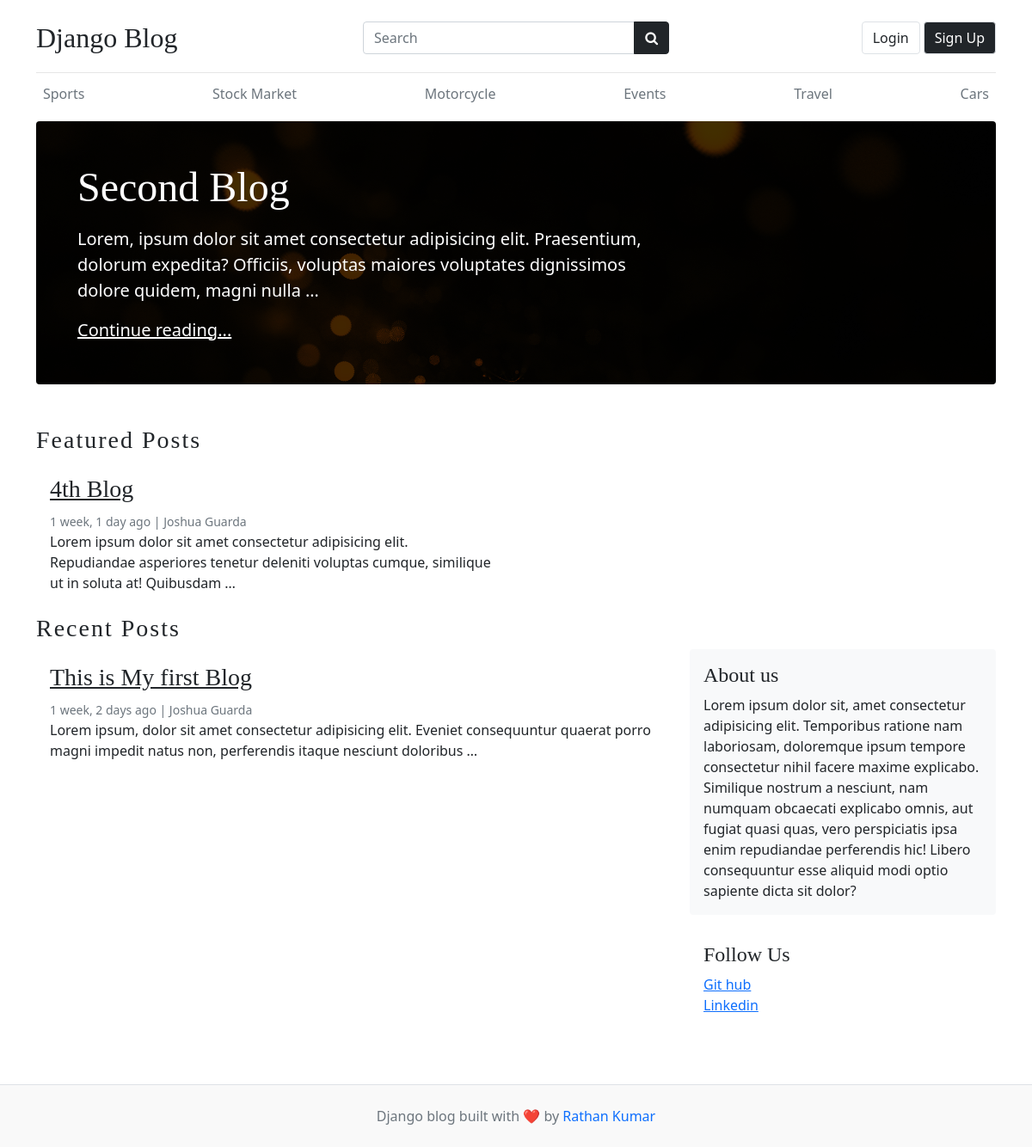
The page / on the database its author committed.
### blogs/models.py (models this page shows, shortened)
class Category(models.Model):
    category_name = models.CharField(max_length=50, unique= True)
    created_at = models.DateTimeField(auto_now_add=True)
    updated_at = models.DateTimeField(auto_now=True)
    def __str__(self) -> str:
        return self.category_name
    class Meta:
        verbose_name_plural = 'Categories'

class Blog(models.Model):
    title = models.CharField(max_length=100)
    slug = models.SlugField(max_length=150,unique=True, blank=True) # Slug is the - in the url This-is-My-first-Blog --> this should automatically created check setup in your admin.py
    category=models.ForeignKey(Category,on_delete=models.CASCADE)# if you delete the Category all Blog under that Category is deleted
    author = models.ForeignKey(User,on_delete=models.CASCADE)
    featured_image = models.ImageField(upload_to='uploads/%Y/%m/%d') # the Image uploaded will go to this directory NOTE: this directory will be create automatically using the declared name in upload_to
    short_description= models.TextField(max_length=500)
    blog_body=models.TextField(max_length=2000)
    status = models.CharField(choices=STATUS_CHOICES, default='Draft')  # the model field will depend on the choices since we use 0,1 as value that is why we use IntegerField
    is_featured= models.BooleanField(default = False)
    created_at = models.DateTimeField(auto_now_add=True)
    updated_at = models.DateTimeField(auto_now=True)

class About(models.Model):
    about_heading = models.CharField(max_length=25)
    about_body = models.TextField(max_length=500)
    class Meta:
        verbose_name_plural = 'About'

class Socials(models.Model):
    social_name= models.CharField(max_length=50)
    link = models.URLField(max_length=100)
    created_at = models.DateTimeField(auto_now_add=True)
    updated_at = models.DateTimeField(auto_now=True)
    class Meta:
        verbose_name_plural = 'Social Links'

### my_blog/views.py (the view)
def home(request):
    categories = Category.objects.all()  # THIS IS OPTIONAL TO DECLARE SINCE WE ALREADY HAVE THE CONTEXT PROCESSOR for the categories
    featured_post = Blog.objects.filter(is_featured = True, status='Published').order_by('-updated_at')
    un_featured_post = Blog.objects.filter(is_featured = False, status='Published').order_by('-updated_at')
    try:
        about = About.objects.get()
        socials =Socials.objects.all()
    except:
        about = None
        socials= None
    context = {
        'categories':categories, # THIS IS OPTIONAL TO DECLARE SINCE WE ALREADY HAVE THE CONTEXT PROCESSOR for the categories
        'featured_post':featured_post,
        'un_featured_post':un_featured_post,
        'about':about,
        'socials':socials
    }
    return render(request,'home.html',context)

### blogs/context_processors.py (called while the page is built)
def get_categories(request):
    categories = Category.objects.all()
    return dict(categories=categories)

def get_socials(request):
    socials = Socials.objects.all()
    return dict(socials=socials)

### templates/home.html (shortened to what this page needs)
{% extends "base.html" %}
{% load static %}
    {% block content %}
        {% for post in featured_post %}
            {% if forloop.first %}
                <div
                    class="jumbotron p-3 p-md-5 text-white rounded bg-dark"
                    style="
                        background-image: url({% static 'images/golden_burst.jpg'%});
                        background-blend-mode: overlay;
                        background-size: cover;
                    ">
                    <div class="col-md-8 px-0">
                        <h1 class="display-4 font-italic">{{post.title}}</h1>
                        <p class="lead my-3 ">
                            {{post.short_description | truncatewords:20}}
                        </p>
                        <p class="lead mb-0"><a href="{%url 'blogs' post.slug%}" class="text-white font-weight-bold">Continue reading...</a></p>
                    </div>
                </div>
            {% endif %}
        {% endfor %}
        <h3 class="text-upppercase text-dark pt-5" style="letter-spacing: 2px;">Featured Posts</h3>
        <div class="row mb-2">
            {% for post in featured_post %}
                {% if not forloop.first %}
                    <div class="col-md-6">
                        <div class="card border-0">
                            <div class="card-body">
                                <h3><a href="{%url 'blogs' post.slug%}" class='text-dark'>{{post.title}}</a></h3>
                                <small class="mb-1 text-muted">{{post.created_at| timesince}} ago | {{post.author.first_name}} {{post.author.last_name}}</small>
                                <p class="card-text">
                                {{post.short_description | truncatewords:20}}
                                </p>
                            </div>
                        </div>
                    </div>
                {% endif %}
            {% endfor %}
        </div>
        <h3 class="text-upppercase text-dark" style="letter-spacing: 2px;">Recent Posts</h3>
        <main role="main" class="container p-0">
            <div class="row">
                <div class="col-md-8 blog-main">
                    {% for post in un_featured_post  %}
                        <div class="card border-0">
                            <div class="card-body">
                                <h3><a href="{%url 'blogs' post.slug%}"class='text-dark'>{{post.title}}</a></h3>
                                <small class="mb-1 text-muted">{{post.created_at| timesince}} ago | {{post.author.first_name}} {{post.author.last_name}}</small>
                                <p class="card-text">
                                {{post.short_description |truncatewords:20}}
                                </p>
                            </div>
                        </div>
                    {% endfor %}
                </div>
                <aside class="col-md-4 blog-sidebar">
                    <div class="p-3 mb-3 bg-light rounded">
                        <h4 class="font-italic">{{about.about_heading}}</h4>
                        <p class="mb-0">
                            {{about.about_body}}
                        </p>
                    </div>
                    <div class="p-3">
                        <h4 class="font-italic">Follow Us</h4>
                        <ol class="list-unstyled">
                            {% for social in socials %}
                                <li><a href={{social.link}}>{{social.social_name}}</a></li>
                            {% endfor %}
                        </ol>
                    </div>
                </aside>
            </div>
        </main>
    </div>
{% endblock content %}

### templates/base.html (shortened to what this page needs)
{% load static %}
<!DOCTYPE html>
<html lang="en">
    <head>
        <link href="https://cdn.jsdelivr.net/npm/bootstrap@5.0.2/dist/css/bootstrap.min.css" rel="stylesheet">
        <link rel="stylesheet" href="https://cdnjs.cloudflare.com/ajax/libs/font-awesome/4.7.0/css/font-awesome.min.css">
        <link type='text/css' href="{% static 'css/blog.css' %}" rel="stylesheet" />
    </head>
    <body>
        {% if hide_nav %}
        {% else %}
        <div class="container">
            <header class="blog-header py-3">
                <nav>
                    <div class="row flex-nowrap justify-content-between align-items-center">
                        <div class="col-12 col-md-4 pt-1">
                            <a class="blog-header-logo text-dark text-decoration-none  fs-2" href="/">Django Blog</a>
                        </div>
                        <div class="col-12 col-md-4  pt-1">
                            <form action="{%url 'search' %}" method="GET">
                                <div class="input-group">
                                    <input class="form-control" type="text" placeholder="Search" value="{{keyword}}" name="keyword" aria-label="Search"/>
                                    <button class="btn btn-dark" id="button-search" type="submit">
                                        <i class="fa fa-search"></i>
                                    </button>
                                </div>
                            </form>
                        </div>
                        <div class="col-12 col-md-4 pt-1 d-flex">
                            {% if user.is_authenticated%}
                            <ul class="navbar-nav ms-auto gap-2 d-flex">
                                {% comment %} {% if user.is_superuser%}
                                    <span class="text-sm text-muted UserProf">Welcome, {{user.username.capitalize}}</span>
                                {% else %}
                                {% endif %}
                                {% endcomment %}
                                <ul class="navbar-nav ms-auto d-flex flex-row gap-3">
                                    <li class="nav-item">
                                        <span class="text-sm text-muted UserProf">Welcome, {{user.first_name.capitalize}}</span>
                                    </li>
                                    <li class="nav-item">
                                        <button type="button" id="login-btn" class="btn btn-danger fw-normal btn-md lead border" onclick="location.href='{%url 'logout'%}'">
                                            Logout
                                        </button>
                                    </li>
                                </ul>
                                {% else %}
                                <ul class="navbar-nav ms-auto d-flex flex-row gap-1">
                                    <li class="nav-item">
                                        <a href="{% url 'login' %}" class="btn btn-md border lead">Login</a>
                                    </li>
                                    <li class="nav-item">
                                        <a href="{% url 'register' %}" class="btn btn-md btn-dark border lead">Sign Up</a>
                                    </li>
                                </ul>
                            {% endif %}
                        </div>
                    </div>
                </nav>
            </header>
        {% endif %}
        {% if hide_category %}
        {% else %}
            <div class="nav-scroller py-1 mb-2">
                <nav class="nav d-flex justify-content-between overflow-auto">
                    {% for category in categories %}
                        <a class="p-2 text-muted text-decoration-none" href="{%url 'posts_by_category' category.id%}">{{category}}</a>
                    {% endfor %}
                </nav>
            </div>
        {% endif %}
        {% block content %}{% endblock content %}
        {% if hide_footer %}
        {% else %}
            <footer class="blog-footer py-4 mt-5 text-center text-muted border-top">
                <div class="container">
                    <p class="mb-0">Django blog built with ❤️ by <a href="#" class="text-decoration-none">Rathan Kumar</a></p>
                </div>
            </footer>
        {% endif %}
    </body>
</html>

### my_blog/static/css/blog.css (style rules this page uses)
.blog-header { border-bottom: 1px solid #e5e5e5; }
.blog-header-logo { font-family: "Playfair Display", Georgia, "Times New Roman", serif; font-size: 2.25rem; }
h1, h2, h3, h4, h5, h6 { font-family: "Playfair Display", Georgia, "Times New Roman", serif; }
.display-4 { font-size: 2.5rem; }
@media (min-width: 768px) { .display-4 { font-size: 3rem; } }
.blog-footer { padding: 2.5rem 0; color: #727272; text-align: center; background-color: #f9f9f9; border-top: .05rem solid #e5e5e5; }
.blog-footer p:last-child { margin-bottom: 0; }

### rows shown on the page
Category: category_name "Sports"
Category: category_name "Stock Market"
Category: category_name "Motorcycle"
Category: category_name "Events"
Category: category_name "Travel"
Category: category_name "Cars"
Blog: title "Second Blog", short_description "Lorem, ipsum dolor sit amet consectetur adipisicing elit. Praesentium, dolorum expedita? Officiis, voluptas maiores voluptates dignissimos dolore quidem, magni nulla …"
Blog: title "4th Blog", created_at "1 week, 1 day", author.first_name "Joshua", author.last_name "Guarda", short_description "Lorem ipsum dolor sit amet consectetur adipisicing elit. Repudiandae asperiores tenetur deleniti voluptas cumque, similique ut in soluta at! Quibusdam …"
Blog: title "This is My first Blog", created_at "1 week, 2 days", author.first_name "Joshua", author.last_name "Guarda", short_description "Lorem ipsum, dolor sit amet consectetur adipisicing elit. Eveniet consequuntur quaerat porro magni impedit natus non, perferendis itaque nesciunt doloribus …"
About: about_heading "About us", about_body "Lorem ipsum dolor sit, amet consectetur adipisicing elit. Temporibus ratione nam laboriosam, doloremque ipsum tempore consectetur nihil facere maxime explicabo. Similique nostrum a nesciunt, nam numquam obcaecati explicabo omnis, aut fugiat quasi quas, vero perspiciatis ipsa enim repudiandae perferendis hic! Libero consequuntur esse aliquid modi optio sapiente dicta sit dolor?"
Socials: social_name "Git hub"
Socials: social_name "Linkedin"
